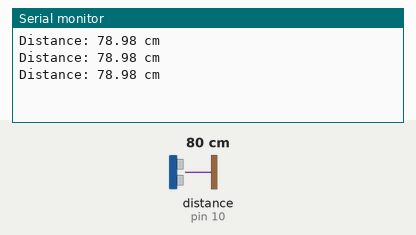
This sketch was run on a simulated Arduino Uno, built with avr-gcc and run on an emulated ATmega328P. Parts: the last lines printed to the serial monitor. Wiring (inferred from the names in the program): ultrasonic range finder: trigger pin 9; echo pin 10. The inputs (shaded band) are chosen by the test bench; at power-on: distance to the obstacle (sensor on pin 10) 80 cm. The echo pulse lasts 58.3 µs per cm.

Above: at 1.3 s.
1.4 s: distance to the obstacle (sensor on pin 10) set to 2 cm
At 1.9 s:
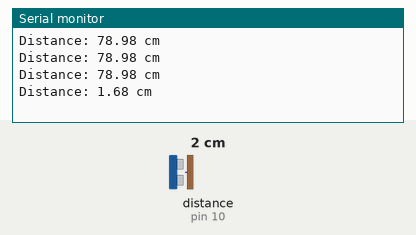
2.9 s: distance to the obstacle (sensor on pin 10) set to 4 cm
At 3.4 s:
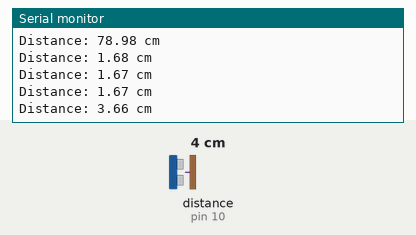
Timing chart, 0 to 5.9 s (numbered marks = the images above; inputs shaded):
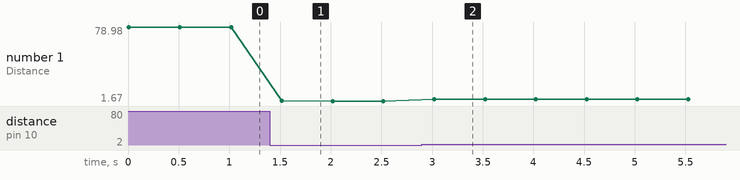

The sketch:

05_Ultrasonic.ino
```cpp
// Ultrasonic Sensor HC-SR04
int trig = 9;
int echo = 10;

void setup()
{
  pinMode(trig, OUTPUT);
  pinMode(echo, INPUT);

  Serial.begin(9600);
}

void loop()
{
  long duration;
  float distance;

  digitalWrite(trig, LOW);
  delayMicroseconds(2);

  digitalWrite(trig, HIGH);
  delayMicroseconds(10);

  digitalWrite(trig, LOW);

  duration = pulseIn(echo, HIGH);

  distance = duration * 0.034 / 2;

  Serial.print("Distance: ");
  Serial.print(distance);
  Serial.println(" cm");

  delay(500);
}
```

Measured:
- after the input at 1.4 s, the serial monitor: prints a new line after 0.12 s (image 1)
- after the input at 2.9 s, the serial monitor: prints a new line after 0.12 s (image 2)
- plotted number 1: 78.98 → 1.67 after the input at 1.4 s, 1.67 → 3.66 after the input at 2.9 s
